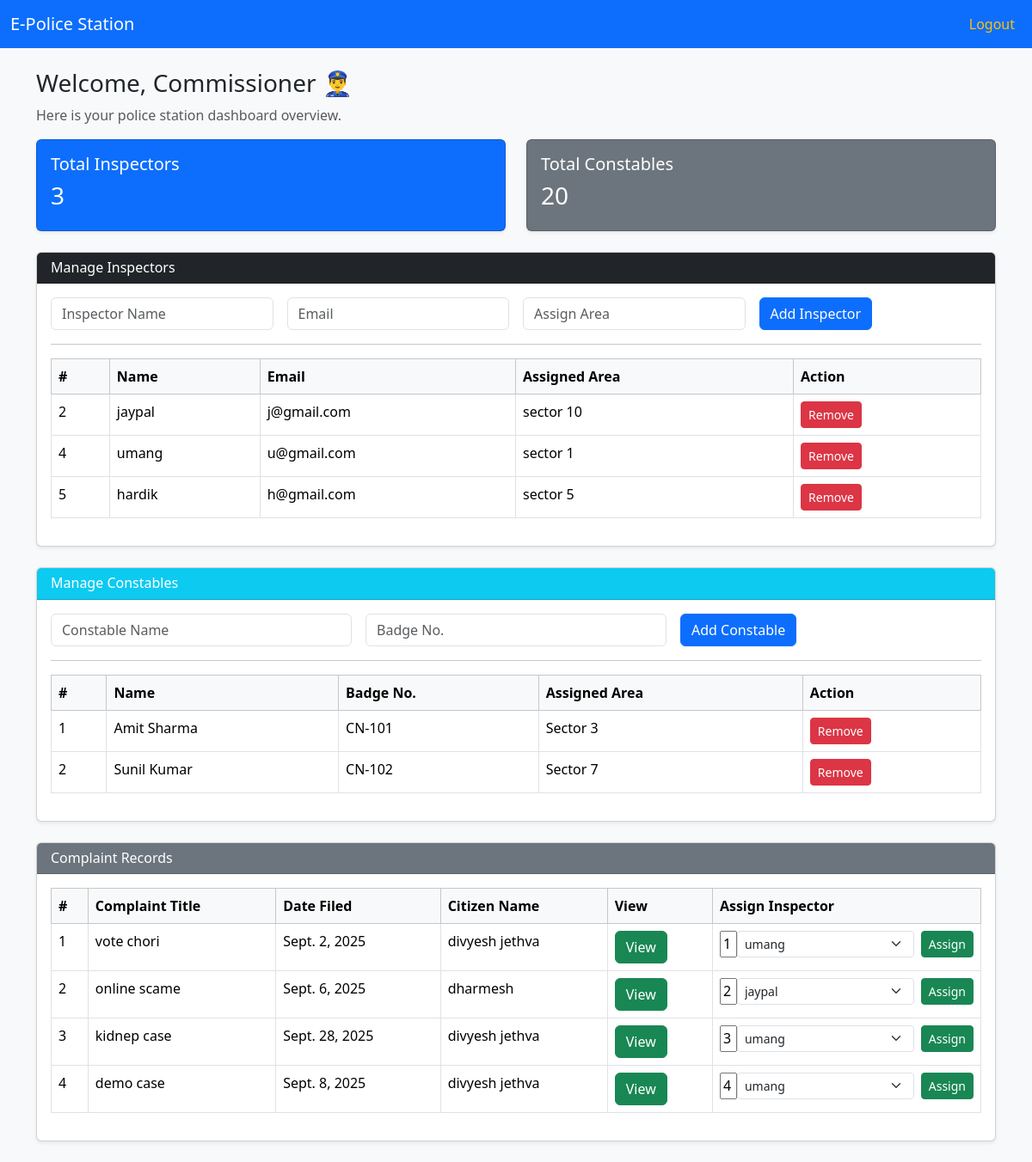
Page / (signed in) on the earlier database version.
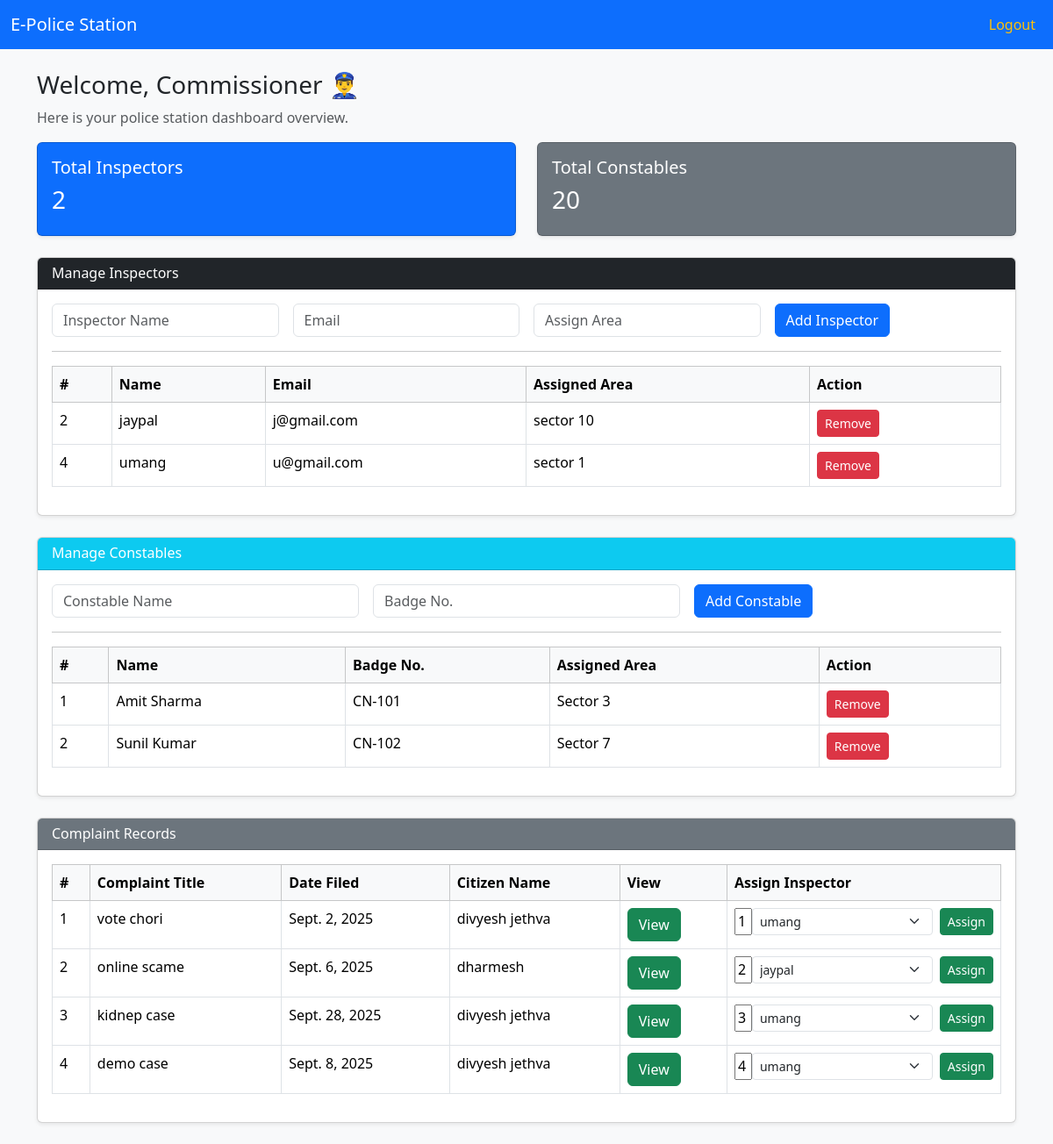
Same page on the later database version.
### myapp/models.py (models this page shows, shortened)
class Inspector(models.Model):
    name = models.CharField(max_length=50)
    email = models.EmailField()
    area = models.CharField(max_length=50)

class Complaint(models.Model):
    citizen = models.ForeignKey(Citizen,on_delete=models.CASCADE)
    title = models.CharField(max_length=50)
    category = models.CharField(max_length=50)
    description = models.CharField(max_length=255)
    locations = models.CharField(max_length=200)
    date = models.DateField()
    time = models.TimeField()
    remark = models.CharField(max_length=200,default="----")
    evidence = models.ImageField(default='',upload_to="evidence")
    status = models.CharField(default='pending')
    Inspector = models.CharField(default="---")

class Citizen(models.Model):
    name = models.CharField(max_length=60)
    email = models.EmailField()
    address = models.CharField(max_length=100)
    password = models.CharField(max_length=20)
    role = models.CharField(max_length=20,default="citizen")

### myapp/views.py (the view)
# urls.py: path('', views.index, name='index'),
def index(request):
    if request.session.get('email'):
        user = Citizen.objects.get(email=request.session['email'])
        if user.role == "citizen":
            complaint = Complaint.objects.filter(citizen=user)
            c = len(complaint)
            missing = MissingPerson.objects.filter(citizen=user)
            m = len(missing)
            return render(request,'citizen.html',{'user':user,'complaint':complaint,"missing":missing,'m':m,'c':c})
        elif user.role == "inspector":
            fir = Complaint.objects.filter(Inspector=user.name)
            f = len(fir)
            return render(request,'inspector.html',{'user':user,'fir':fir,'f':f})
        elif user.role == "commissioner":
            fir = Complaint.objects.all()
            inspector = Inspector.objects.all()
            inlen = len(inspector)
            return render(request,'commissioner.html',{'fir':fir,'inspector':inspector,'inlen':inlen})
    else:
        return render(request,'visitor.html')

### myapp/templates/commissioner.html (shortened to what this page needs)
<!doctype html>
<html lang="en">
<head>
  <link href="https://cdn.jsdelivr.net/npm/bootstrap@5.3.2/dist/css/bootstrap.min.css" rel="stylesheet">
</head>
<body class="bg-light">
  <nav class="navbar navbar-expand-lg navbar-dark bg-primary">
    <div class="container-fluid">
      <a class="navbar-brand" href="#">E-Police Station</a>
      <div class="collapse navbar-collapse">
        <ul class="navbar-nav ms-auto">
          <li class="nav-item"><a class="nav-link text-warning" href="{% url "logout" %}">Logout</a></li>
        </ul>
      </div>
    </div>
  </nav>
  <div class="container mt-4">
    <h3>Welcome, Commissioner 👮‍♂️</h3>
    <p class="text-muted">Here is your police station dashboard overview.</p>
    <div class="row mb-4">
      <div class="col-md-6">
        <div class="card text-white bg-primary shadow-sm">
          <div class="card-body">
            <h5 class="card-title">Total Inspectors</h5>
            <h3>{{inlen}}</h3>
          </div>
        </div>
      </div>
      <div class="col-md-6">
        <div class="card text-white bg-secondary shadow-sm">
          <div class="card-body">
            <h5 class="card-title">Total Constables</h5>
            <h3>20</h3>
          </div>
        </div>
      </div>
    </div>
    <div id="inspectors" class="card shadow-sm mb-4">
      <div class="card-header bg-dark text-white">
        <h6 class="mb-0">Manage Inspectors</h6>
      </div>
      <div class="card-body">
        <form class="row g-3" action="{% url "commissioner" %}" method="post">
          <div class="col-md-3">
            <input type="text" class="form-control" placeholder="Inspector Name" name="name">
          </div>
          <div class="col-md-3">
            <input type="email" class="form-control" placeholder="Email" name="email">
          </div>
          <div class="col-md-3">
            <input type="text" class="form-control" placeholder="Assign Area" name="area">
          </div>
          <div class="col-md-3">
            <button type="submit" class="btn btn-primary">Add Inspector</button>
          </div>
        </form>
        <hr>
        <table class="table table-bordered mt-3">
          <thead class="table-light">
            <tr>
              <th>#</th>
              <th>Name</th>
              <th>Email</th>
              <th>Assigned Area</th>
              <th>Action</th>
            </tr>
          </thead>
          <tbody>
            {% for i in inspector %}
            <tr>
              <td>{{i.pk}}</td>
              <td>{{i.name}}</td>
              <td>{{i.email}}</td>
              <td>{{i.area}}</td>
              <td><a href="{% url "delinspector" pk=i.pk %}"><button class="btn btn-sm btn-danger">Remove</button></a></td>
            </tr>
            {% endfor %}
          </tbody>
        </table>
      </div>
    </div>
    <div id="constables" class="card shadow-sm mb-4">
      <div class="card-header bg-info text-white">
        <h6 class="mb-0">Manage Constables</h6>
      </div>
      <div class="card-body">
        <form class="row g-3">
          <div class="col-md-4">
            <input type="text" class="form-control" placeholder="Constable Name">
          </div>
          <div class="col-md-4">
            <input type="text" class="form-control" placeholder="Badge No.">
          </div>
          <div class="col-md-4">
            <button type="submit" class="btn btn-primary">Add Constable</button>
          </div>
        </form>
        <hr>
        <table class="table table-bordered mt-3">
          <thead class="table-light">
            <tr>
              <th>#</th>
              <th>Name</th>
              <th>Badge No.</th>
              <th>Assigned Area</th>
              <th>Action</th>
            </tr>
          </thead>
          <tbody>
            <tr>
              <td>1</td>
              <td>Amit Sharma</td>
              <td>CN-101</td>
              <td>Sector 3</td>
              <td><button class="btn btn-sm btn-danger">Remove</button></td>
            </tr>
            <tr>
              <td>2</td>
              <td>Sunil Kumar</td>
              <td>CN-102</td>
              <td>Sector 7</td>
              <td><button class="btn btn-sm btn-danger">Remove</button></td>
            </tr>
          </tbody>
        </table>
      </div>
    </div>
    <div id="complaints" class="card shadow-sm mb-4">
      <div class="card-header bg-secondary text-white">
        <h6 class="mb-0">Complaint Records</h6>
      </div>
      <div class="card-body table-responsive">
        <table class="table table-bordered">
          <thead class="table-light">
            <tr>
              <th>#</th>
              <th>Complaint Title</th>
              <th>Date Filed</th>
              <th>Citizen Name</th>
              <th>View</th>
              <th>Assign Inspector</th>
            </tr>
          </thead>
          <tbody>
            {% for i in fir %}
            <tr>
              <td>{{i.pk}}</td>
              <td>{{i.title}}</td>
              <td>{{i.date}}</td>
              <td>{{i.citizen.name}}</td>
              <td><a href="{% url "viewfir" pk=i.pk %}"><button type="button" class="btn btn-success">View</button></a></td>
              <td>
                <form class="d-flex" action="{% url "ainspector" %}" method="post">
                  <input class="op" type="text" name="pk" value="{{i.pk}}" >
                  <select class="form-select form-select-sm me-2" name="inspector">
                    <option value="{{i.Inspector}}" hidden>{{i.Inspector}}</option>
                  </select>
                  <button type="submit" class="btn btn-sm btn-success">Assign</button>
                </form>
              </td>
            </tr>
            {% endfor %}
          </tbody>
        </table>
      </div>
    </div>
  </div>
</body>
</html>

### myapp/templates/commissioner.html (style rules this page uses)
.op { width: 20px; }

Differences in the rows shown:
removed Inspector: pk "5", name "hardik", email "h@gmail.com", area "sector 5"
Other differences:
{{ inlen }}: "3" → "2"
